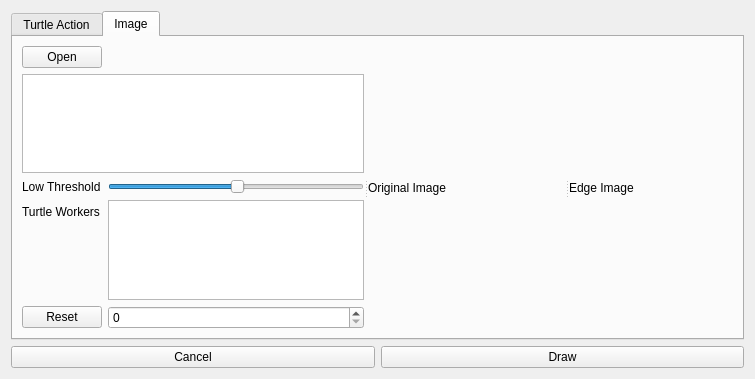
<?xml version="1.0" encoding="UTF-8"?>
<ui version="4.0">
 <class>DrawWidget</class>
 <widget class="QWidget" name="DrawWidget">
  <property name="geometry">
   <rect>
    <x>0</x>
    <y>0</y>
    <width>755</width>
    <height>379</height>
   </rect>
  </property>
  <property name="windowTitle">
   <string>Draw</string>
  </property>
  <layout class="QVBoxLayout" name="verticalLayout">
   <item>
    <widget class="QTabWidget" name="tabs">
     <property name="currentIndex">
      <number>1</number>
     </property>
     <widget class="QWidget" name="tabTurtleAction">
      <attribute name="title">
       <string>Turtle Action</string>
      </attribute>
      <layout class="QFormLayout" name="formLayout">
       <item row="0" column="0">
        <widget class="QLabel" name="lblEdges">
         <property name="text">
          <string>Edges</string>
         </property>
        </widget>
       </item>
       <item row="0" column="1">
        <widget class="QLineEdit" name="lineEditEdges">
         <property name="text">
          <string>5</string>
         </property>
        </widget>
       </item>
       <item row="2" column="0">
        <widget class="QLabel" name="lblRadius">
         <property name="text">
          <string>Radius</string>
         </property>
        </widget>
       </item>
       <item row="2" column="1">
        <widget class="QLineEdit" name="lineEditRadius">
         <property name="text">
          <string>1.5</string>
         </property>
        </widget>
       </item>
       <item row="3" column="0">
        <widget class="QLabel" name="lblTimeout">
         <property name="text">
          <string>Time out</string>
         </property>
        </widget>
       </item>
       <item row="3" column="1">
        <widget class="QLineEdit" name="lineEditTimeout">
         <property name="text">
          <string>30.0</string>
         </property>
        </widget>
       </item>
       <item row="4" column="1">
        <widget class="QTextEdit" name="textEdit">
         <property name="enabled">
          <bool>true</bool>
         </property>
         <property name="readOnly">
          <bool>true</bool>
         </property>
         <property name="html">
          <string>&lt;!DOCTYPE HTML PUBLIC &quot;-//W3C//DTD HTML 4.0//EN&quot; &quot;http://www.w3.org/TR/REC-html40/strict.dtd&quot;&gt;
&lt;html&gt;&lt;head&gt;&lt;meta name=&quot;qrichtext&quot; content=&quot;1&quot; /&gt;&lt;style type=&quot;text/css&quot;&gt;
p, li { white-space: pre-wrap; }
&lt;/style&gt;&lt;/head&gt;&lt;body style=&quot; font-family:'Ubuntu'; font-size:11pt; font-weight:400; font-style:normal;&quot;&gt;
&lt;p style=&quot; margin-top:0px; margin-bottom:0px; margin-left:0px; margin-right:0px; -qt-block-indent:0; text-indent:0px;&quot;&gt;Note that turtle_action will only work for one turtle named turtle1. Use topic_tools relay to republish to a different turtle name.&lt;/p&gt;&lt;/body&gt;&lt;/html&gt;</string>
         </property>
        </widget>
       </item>
      </layout>
     </widget>
     <widget class="QWidget" name="tabImage">
      <attribute name="title">
       <string>Image</string>
      </attribute>
      <layout class="QHBoxLayout" name="horizontalLayout_2">
       <item>
        <widget class="QSplitter" name="splitter_2">
         <property name="orientation">
          <enum>Qt::Horizontal</enum>
         </property>
         <widget class="QWidget" name="layoutWidget">
          <layout class="QFormLayout" name="formLayout_2">
           <item row="0" column="0">
            <widget class="QPushButton" name="btnOpen">
             <property name="text">
              <string>Open</string>
             </property>
            </widget>
           </item>
           <item row="1" column="0" colspan="2">
            <widget class="QListWidget" name="listRecentlyOpened">
             <property name="sizePolicy">
              <sizepolicy hsizetype="Minimum" vsizetype="Expanding">
               <horstretch>0</horstretch>
               <verstretch>0</verstretch>
              </sizepolicy>
             </property>
            </widget>
           </item>
           <item row="2" column="0">
            <widget class="QLabel" name="label">
             <property name="sizePolicy">
              <sizepolicy hsizetype="Minimum" vsizetype="Preferred">
               <horstretch>0</horstretch>
               <verstretch>0</verstretch>
              </sizepolicy>
             </property>
             <property name="text">
              <string>Low Threshold</string>
             </property>
            </widget>
           </item>
           <item row="2" column="1">
            <widget class="QSlider" name="sliderLowThreshold">
             <property name="sizePolicy">
              <sizepolicy hsizetype="Minimum" vsizetype="Fixed">
               <horstretch>0</horstretch>
               <verstretch>0</verstretch>
              </sizepolicy>
             </property>
             <property name="value">
              <number>50</number>
             </property>
             <property name="orientation">
              <enum>Qt::Horizontal</enum>
             </property>
            </widget>
           </item>
           <item row="3" column="0">
            <widget class="QLabel" name="label_3">
             <property name="sizePolicy">
              <sizepolicy hsizetype="Minimum" vsizetype="Preferred">
               <horstretch>0</horstretch>
               <verstretch>0</verstretch>
              </sizepolicy>
             </property>
             <property name="text">
              <string>Turtle Workers</string>
             </property>
            </widget>
           </item>
           <item row="3" column="1">
            <widget class="QListWidget" name="listWorkers">
             <property name="sizePolicy">
              <sizepolicy hsizetype="Minimum" vsizetype="Expanding">
               <horstretch>0</horstretch>
               <verstretch>0</verstretch>
              </sizepolicy>
             </property>
            </widget>
           </item>
           <item row="4" column="0">
            <widget class="QPushButton" name="pushButton">
             <property name="text">
              <string>Reset</string>
             </property>
            </widget>
           </item>
           <item row="4" column="1">
            <widget class="QSpinBox" name="spinBoxWorkers"/>
           </item>
          </layout>
         </widget>
         <widget class="QSplitter" name="splitter">
          <property name="sizePolicy">
           <sizepolicy hsizetype="Expanding" vsizetype="Preferred">
            <horstretch>1</horstretch>
            <verstretch>0</verstretch>
           </sizepolicy>
          </property>
          <property name="orientation">
           <enum>Qt::Horizontal</enum>
          </property>
          <widget class="QLabel" name="lblImage">
           <property name="sizePolicy">
            <sizepolicy hsizetype="Expanding" vsizetype="Preferred">
             <horstretch>1</horstretch>
             <verstretch>0</verstretch>
            </sizepolicy>
           </property>
           <property name="text">
            <string>Original Image</string>
           </property>
          </widget>
          <widget class="QLabel" name="lblEdgeImage">
           <property name="sizePolicy">
            <sizepolicy hsizetype="Expanding" vsizetype="Preferred">
             <horstretch>1</horstretch>
             <verstretch>0</verstretch>
            </sizepolicy>
           </property>
           <property name="text">
            <string>Edge Image</string>
           </property>
          </widget>
         </widget>
        </widget>
       </item>
      </layout>
     </widget>
    </widget>
   </item>
   <item>
    <layout class="QHBoxLayout" name="horizontalLayout">
     <item>
      <widget class="QPushButton" name="btnCancel">
       <property name="toolTip">
        <string>Call selected service</string>
       </property>
       <property name="text">
        <string>Cancel</string>
       </property>
       <property name="iconSize">
        <size>
         <width>16</width>
         <height>16</height>
        </size>
       </property>
      </widget>
     </item>
     <item>
      <widget class="QPushButton" name="btnDraw">
       <property name="toolTip">
        <string>Call selected service</string>
       </property>
       <property name="text">
        <string>Draw</string>
       </property>
       <property name="iconSize">
        <size>
         <width>16</width>
         <height>16</height>
        </size>
       </property>
      </widget>
     </item>
    </layout>
   </item>
  </layout>
 </widget>
 <resources/>
 <connections/>
</ui>
